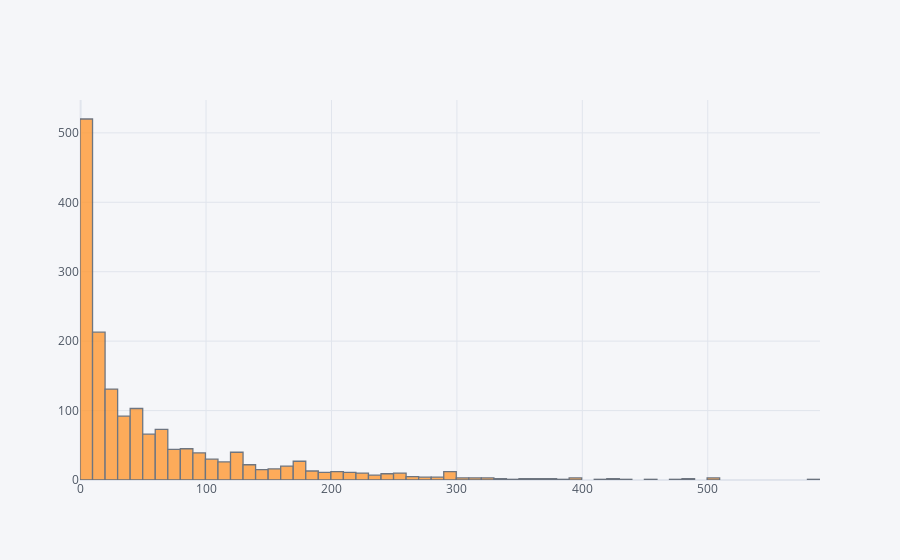

The cell this chart's notebook holds for it:
### Code cell
ratings["numofrating"].iplot(kind= 'hist')

"""
as we can see that the number of rating for few movies are about 500 but for some movies it is around 1 which means that
those movies are not popular
"""

### Figure 1 — Plotly figure (JSON) as saved in the notebook; plotly's stock layout.template omitted (floating-point values rounded to 4 significant figures; data arrays with more than 128 entries replaced by an {"elided": "..."} marker saying what was removed)
{"data": [{"histfunc": "count", "histnorm": "", "marker": {"color": "rgba(255, 153, 51, 1.0)", "line": {"color": "#4D5663", "width": 1.3}}, "name": "numofrating", "opacity": 0.8, "orientation": "v", "type": "histogram", "x": {"elided": "1664 int values"}}], "layout": {"barmode": "overlay", "legend": {"bgcolor": "#F5F6F9", "font": {"color": "#4D5663"}}, "paper_bgcolor": "#F5F6F9", "plot_bgcolor": "#F5F6F9", "title": {"font": {"color": "#4D5663"}}, "xaxis": {"gridcolor": "#E1E5ED", "showgrid": true, "tickfont": {"color": "#4D5663"}, "title": {"font": {"color": "#4D5663"}, "text": ""}, "zerolinecolor": "#E1E5ED"}, "yaxis": {"gridcolor": "#E1E5ED", "showgrid": true, "tickfont": {"color": "#4D5663"}, "title": {"font": {"color": "#4D5663"}, "text": ""}, "zerolinecolor": "#E1E5ED"}}}
